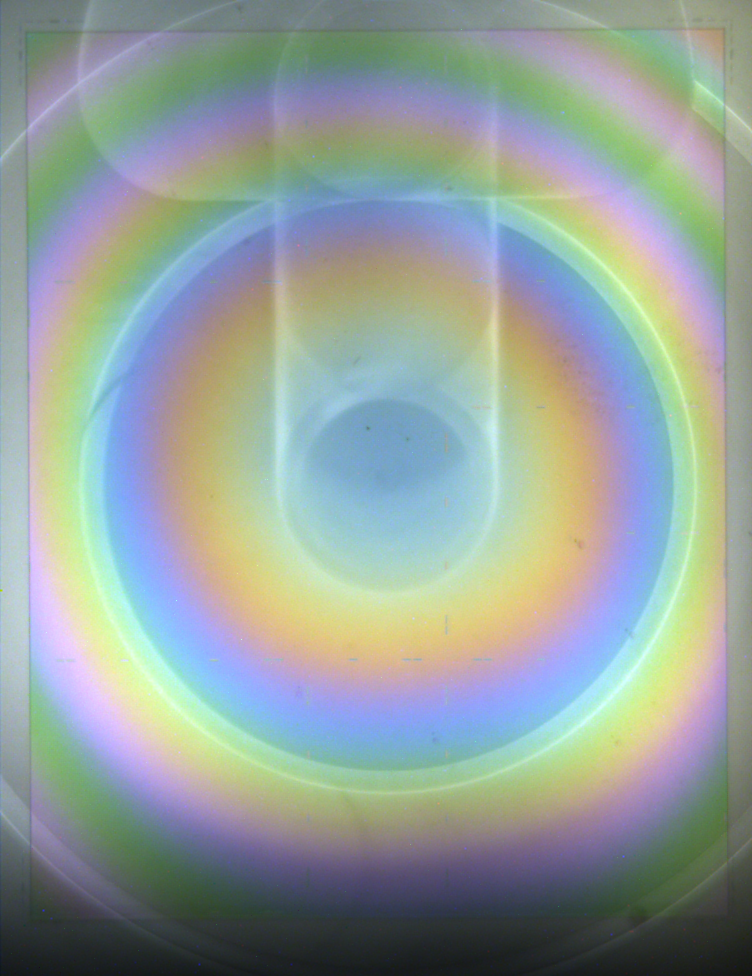
#> input picture projects/fringe_detection/MRTool_fringe1.bmp, 752 x 976 px, found by its file name
$ jupyter execute Fringe_testing.ipynb   (shell and % lines are left out)   (Python 2 division)
#> lines starting #> are read from the running program, lines starting #| are printed output that depends on the picture
#Fringe Anaysis
###Initial analysis of MR5000 Alpha Spreadcam images

[cell 1]
import cv2
import numpy as np
from matplotlib import pyplot as plt

[cell 2]
img_no_chrome = cv2.imread('/data/projects/fringe_detection/MRTool_fringe1.bmp',cv2.IMREAD_COLOR)
#> img_no_chrome is the input picture: shape (976, 752, 3); mean B, G, R 155.8, 160.5, 148
img_no_chrome_gray = cv2.cvtColor(img_no_chrome, cv2.COLOR_BGR2GRAY)
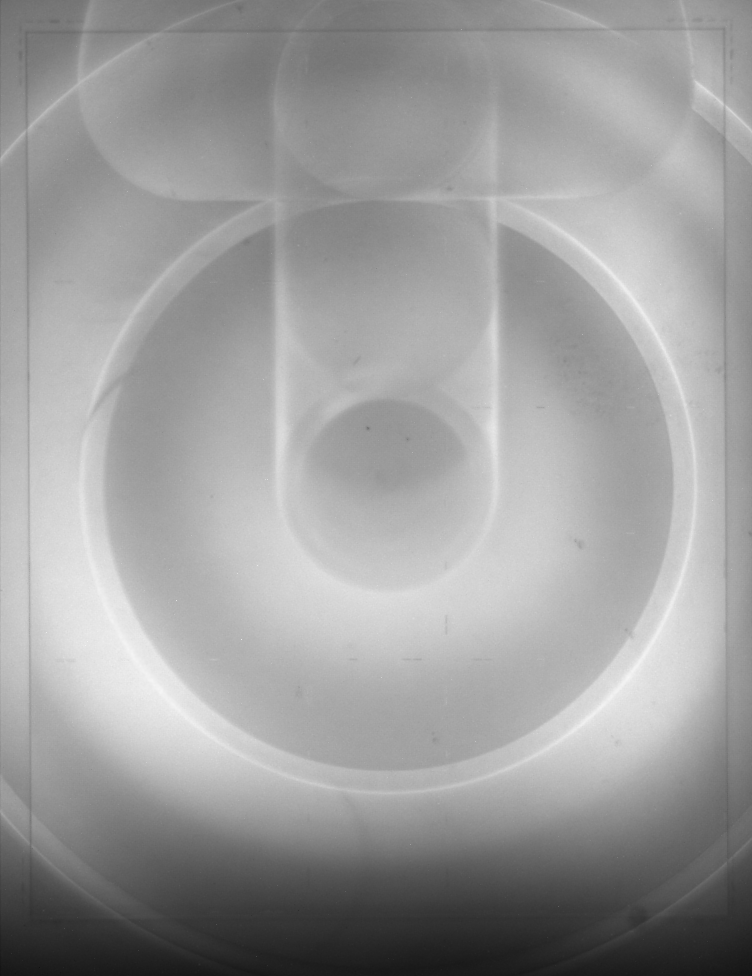
#> img_no_chrome_gray: shape (976, 752); min 17, max 246, mean 156.2
plt.subplot(1,3,1),plt.imshow(img_no_chrome)
plt.title('No Chrome - Color'), plt.xticks([]), plt.yticks([])
plt.subplot(1,3,2),plt.imshow(img_no_chrome_gray,cmap = 'gray')
plt.title('No Chrome - Gray'), plt.xticks([]), plt.yticks([])
#> figure, not shown here; B, G, R data is drawn as R, G, B

[cell 3]
img_chrome = cv2.imread('/home/trafferty/Dropbox/work/canon_cnt/projects/fringe_detection/chrome3.bmp',cv2.IMREAD_COLOR)
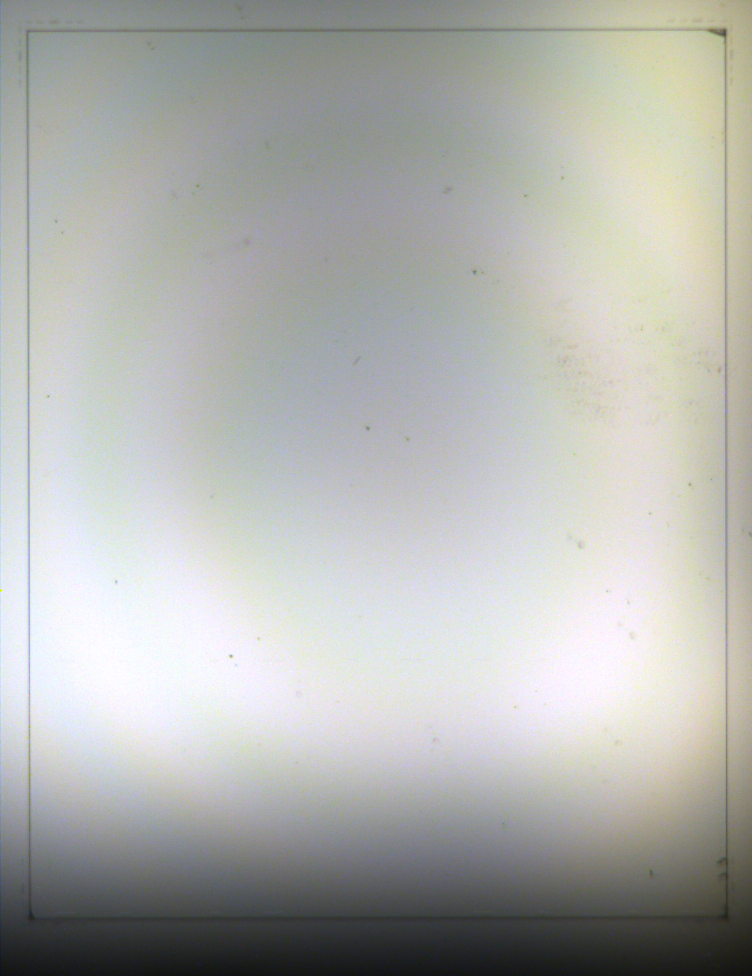
#> input picture projects/fringe_detection/chrome3.bmp, 752 x 976 px, found by its file name
#> img_chrome is the input picture: shape (976, 752, 3); mean B, G, R 174.6, 178.3, 177
img_chrome_gray = cv2.cvtColor(img_chrome, cv2.COLOR_BGR2GRAY)
plt.subplot(1,3,1),plt.imshow(img_chrome)
plt.title('Chrome - Color'), plt.xticks([]), plt.yticks([])
plt.subplot(1,3,2),plt.imshow(img_chrome_gray,cmap = 'gray')
plt.title('Chrome - Gray'), plt.xticks([]), plt.yticks([])
#> figure, not shown here; B, G, R data is drawn as R, G, B

[cell 4]
img = img_no_chrome if 0 else img_chrome

[cell 5]
plt.subplot(1,2,1),plt.imshow(img)
plt.title('Original Color'), plt.xticks([]), plt.yticks([])
plt.subplot(1,2,2)
plt.title('Histogram for color scale picture')
color = ('b','g','r')
for channel,col in enumerate(color):
    histr = cv2.calcHist([img],[channel],None,[256],[0,256])
    plt.plot(histr,color = col)
    plt.xlim([0,256])
plt.show()
#> figure, not shown here; B, G, R data is drawn as R, G, B; panel 2: curve peaks at x = 255, y = 20825; panel 2: curve peaks at x = 219, y = 8126; panel 2: curve peaks at x = 223, y = 7811

[cell 6]
plt.figure(figsize=(12,6))
plt.imshow(img)
plt.title('Original Color'), plt.xticks([]), plt.yticks([])
plt.figure(figsize=(12,4))
plt.title('Histogram for color scale picture')
color = ('b','g','r')
for channel,col in enumerate(color):
    histr = cv2.calcHist([img],[channel],None,[256],[0,256])
    plt.plot(histr,color = col)
    plt.xlim([0,256])
plt.show()
#> figure, not shown here; curve peaks at x = 255, y = 20825; curve peaks at x = 219, y = 8126; curve peaks at x = 223, y = 7811

[cell 7]
i = img
# Convert BGR to HSV
hsv = cv2.cvtColor(i, cv2.COLOR_BGR2HSV)
#> hsv: shape (976, 752, 3); mean H, S, V 73.2, 17.5, 182.2

# define range of blue color in HSV
#lower_blue = np.array([110,50,50])
#upper_blue = np.array([130,255,255])
lower_blue = np.array([110,50,50])
upper_blue = np.array([130,255,255])

# Threshold the HSV image to get only blue colors
mask = cv2.inRange(hsv, lower_blue, upper_blue)
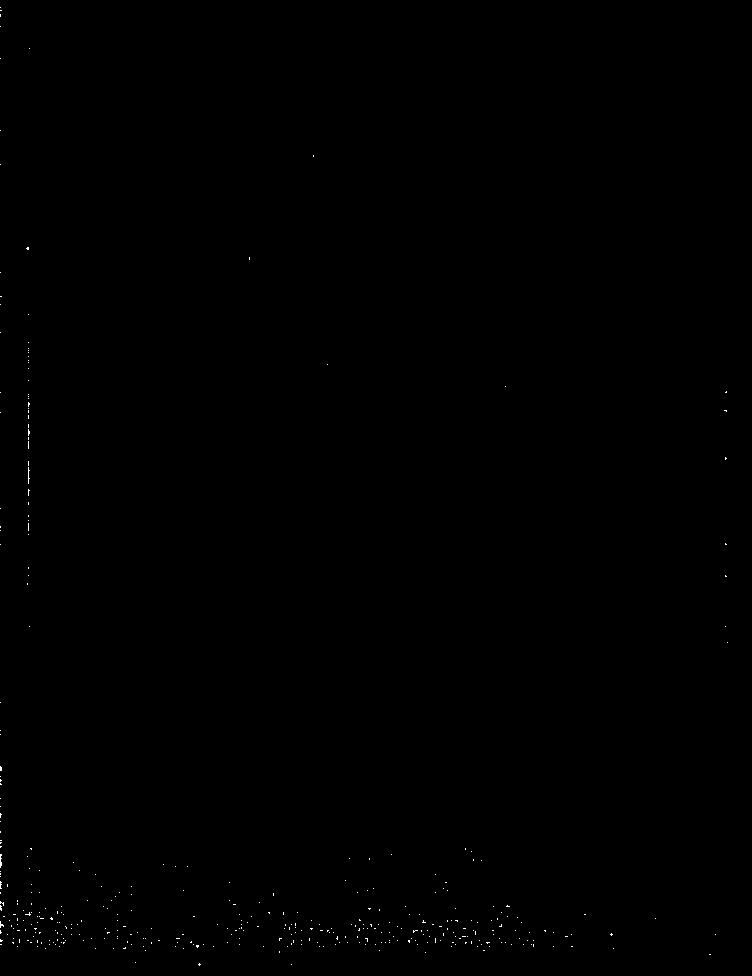
#> mask: shape (976, 752); 0.11% white in thin lines or dots

# Bitwise-AND mask and original image
res = cv2.bitwise_and(i,i, mask= mask)

plt.subplot(1,4,1),plt.imshow(i)
plt.title('original'), plt.xticks([]), plt.yticks([])
plt.subplot(1,4,2),plt.imshow(hsv)
plt.title('hsv'), plt.xticks([]), plt.yticks([])
plt.subplot(1,4,3),plt.imshow(mask)
plt.title('mask'), plt.xticks([]), plt.yticks([])
plt.subplot(1,4,4),plt.imshow(res)
plt.title('Result'), plt.xticks([]), plt.yticks([])
plt.figure(figsize=(12,4))
plt.title('Histogram for HSV image')
color = ('b','g','r')
for channel,col in enumerate(color):
    histr = cv2.calcHist([hsv],[channel],None,[256],[0,256])
    plt.plot(histr,color = col)
    plt.xlim([0,256])
plt.show()
#> figure, not shown here; B, G, R data is drawn as R, G, B
#> figure, not shown here; curve peaks at x = 30, y = 25669; curve peaks at x = 9, y = 35648; curve peaks at x = 255, y = 21456

[cell 8]
color = ('b','g','r')
plt.figure(figsize=(12,4))
for channel,col in enumerate(color):
    histr = cv2.calcHist([img],[channel],None,[256],[0,256])
    plt.plot(histr,color = col)
    plt.xlim([0,256])
plt.title('Histogram for color scale picture')
plt.show()

[cell 9]
h = cv2.split(hsv)[0]
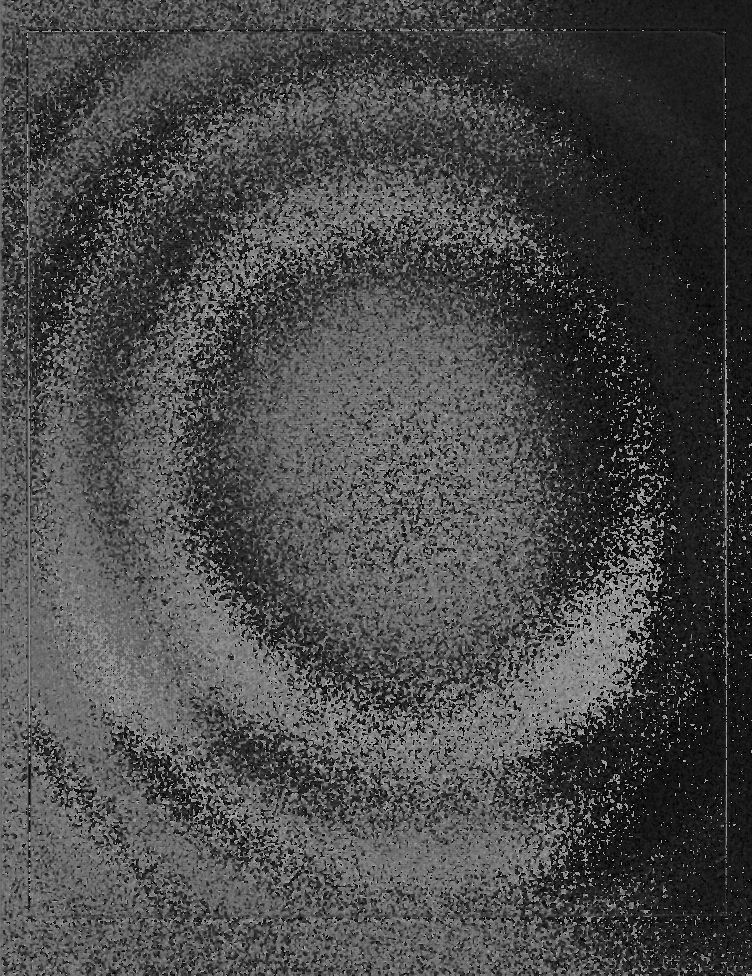
#> h: shape (976, 752); min 0, max 179, mean 73.2
s = cv2.split(hsv)[1]
v = cv2.split(hsv)[2]
plt.subplot(1,4,1),plt.imshow(hsv)
plt.title('HSV original'), plt.xticks([]), plt.yticks([])
plt.subplot(1,4,2),plt.imshow(h)
plt.title('Hue'), plt.xticks([]), plt.yticks([])
plt.subplot(1,4,3),plt.imshow(s)
plt.title('Saturation'), plt.xticks([]), plt.yticks([])
plt.subplot(1,4,4),plt.imshow(v)
plt.title('V'), plt.xticks([]), plt.yticks([])

[cell 10]
r,c = h.shape[0:2]
#> r = 976; c = 752
h_sub = h[468:500, 0:751]
s_sub = s[468:500, 0:751]
img_sub = img[468:500, 0:751, :]
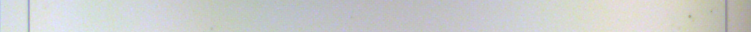
#> img_sub: shape (32, 751, 3); mean B, G, R 204.5, 205.9, 203.9
#plt.subplot(2,1,1),plt.imshow(h_sub)
#plt.subplot(2,1,2),plt.imshow(img_sub)
plt.imshow(h_sub), plt.xticks([]), plt.yticks([])
#plt.figure()
#plt.imshow(s_sub), plt.xticks([]), plt.yticks([])
plt.figure()
plt.imshow(img_sub), plt.xticks([]), plt.yticks([])

[cell 11]
print h.shape
#| (976, 752)
hh = cv2.applyColorMap(h, cv2.COLORMAP_BONE)
print hh.shape
#| (976, 752, 3)
(h0, h1, h2) = cv2.split(hh)
h_gray = cv2.merge([h0, h1, h2])
print h_gray.shape
#| (976, 752, 3)

plt.subplot(1,2,1),plt.imshow(h_gray)
plt.title('H channel only in gray'), plt.xticks([]), plt.yticks([])
plt.subplot(1,2,2)
plt.title('Histogram for color scale picture')
histr = cv2.calcHist([h],[0],None,[256],[0,256])
#> histr = 256 values, max 25669 at index 30, min 0 at index 180, mean 2867
plt.plot(histr,color = col)
plt.xlim([0,256])
plt.title('Histogram for color scale picture')
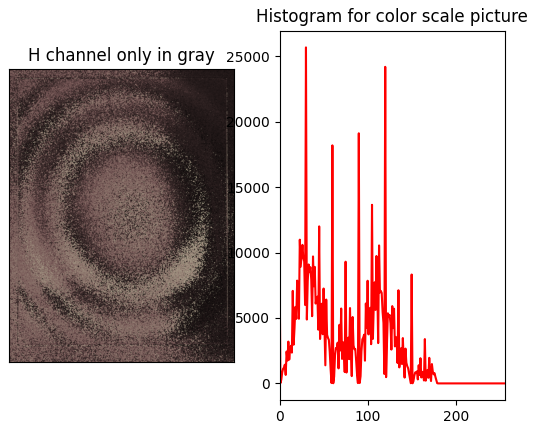
#> figure drawn by matplotlib, 2 panels; B, G, R data is drawn as R, G, B; panel 2: curve peaks at x = 30, y = 25669

[cell 12]
blurred_h = cv2.blur(h_gray, (5, 5))
plt.subplot(1,3,1),plt.imshow(blurred_h)
plt.title('Ave Blurred 5x5'), plt.xticks([]), plt.yticks([])
blurred_h = cv2.blur(h_gray, (9, 9))
plt.subplot(1,3,2),plt.imshow(blurred_h)
plt.title('Ave Blurred 9x9'), plt.xticks([]), plt.yticks([])
blurred_h = cv2.blur(h_gray, (13, 13))
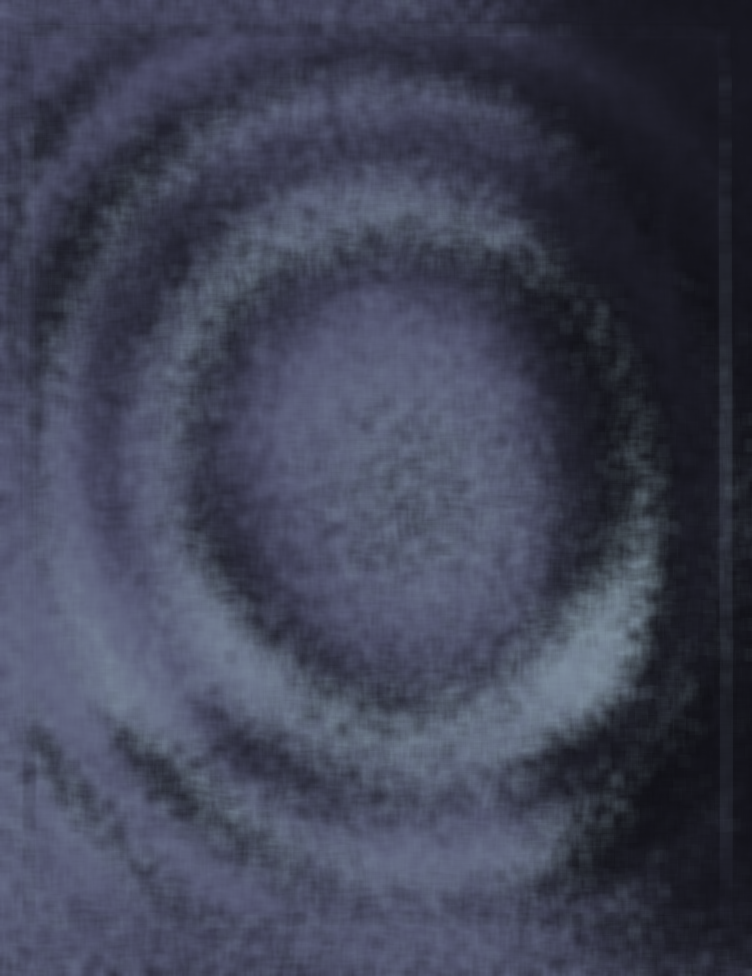
#> blurred_h: shape (976, 752, 3); mean B, G, R 85.1, 67.3, 64
plt.subplot(1,3,3),plt.imshow(blurred_h)
plt.title('Ave Blurred 13x13'), plt.xticks([]), plt.yticks([])
#> figure, not shown here; B, G, R data is drawn as R, G, B

[cell 13]
#h_gray = cv2.cvtColor(h, cv2.COLOR_HSV2GRAY)
h_gray = cv2.applyColorMap(h, cv2.COLORMAP_BONE)
print h_gray.shape
#| (976, 752, 3)
h_gray_sub = h_gray[1][468:500, 0:751]
#> h_gray_sub = 32 rows, first 8: [97, 70, 70], [52, 38, 38], [54, 39, 39], [124, 95, 92], [65, 47, 47], [58, 42, 42], [58, 42, 42], [137, 113, 105]
plt.imshow(h_sub), plt.xticks([]), plt.yticks([])
plt.figure()
h_gray_sub_mean = np.mean(h_gray, axis=1)
#> h_gray_sub_mean = 976 rows, first 8: [73.56, 54.95, 53.98], [77.25, 57.94, 56.77], [76.81, 57.21, 56.27], [74.23, 55.53, 54.49], [72.47, 53.73, 52.99], [71.83, 53.52, 52.63], [71.08, 52.59, 51.93], [72.71, 54.53, 53.43]
plt.plot(h_gray_sub_mean,color = col)
#plt.xlim([0,256])
plt.title('Collapsed Plot')
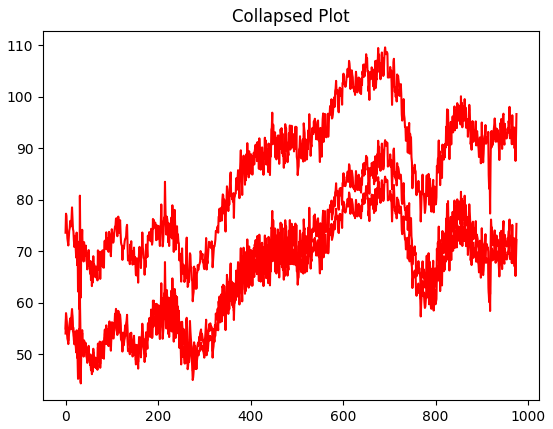
#> figure drawn by matplotlib, 1 panel; curve peaks at x = 691, y = 109.5; curve peaks at x = 691, y = 91.53; curve peaks at x = 691, y = 84.45
